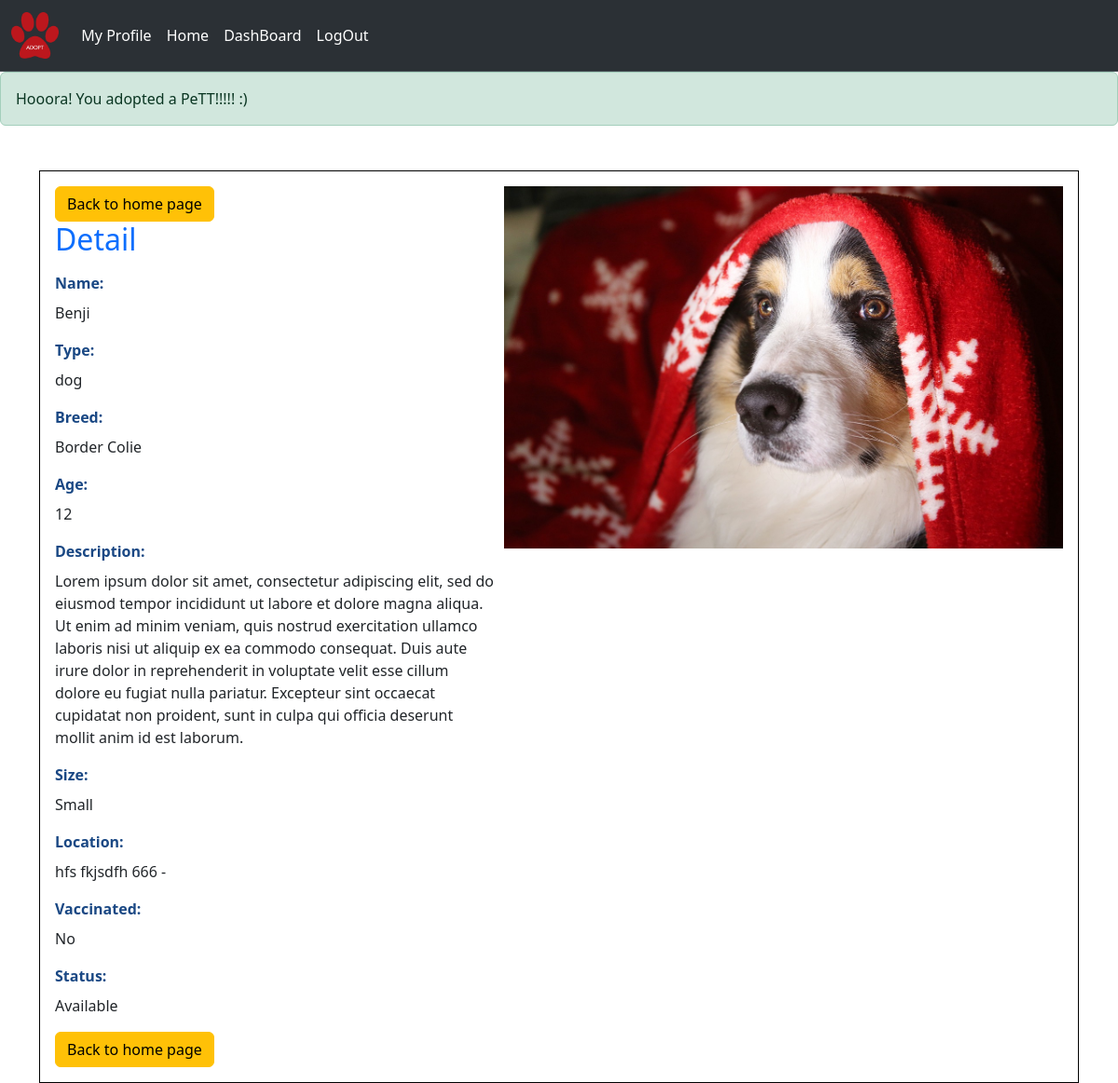
Screenshot of /detail.php?pet_id=5 (signed in) with the database file from the repository.
### tables this page shows
CREATE TABLE `animal` (
  `id` int(11) NOT NULL,
  `name` varchar(255) NOT NULL,
  `picture` varchar(255) NOT NULL,
  `location` varchar(255) NOT NULL,
  `description` varchar(1000) NOT NULL,
  `size` enum('Small','Medium','Large') DEFAULT 'Small',
  `age` smallint(6) DEFAULT NULL,
  `vaccinated` enum('Yes','No') DEFAULT 'Yes',
  `status` enum('Adopted','Available') DEFAULT 'Available',
  `type` varchar(100) DEFAULT NULL,
  `breed` varchar(100) DEFAULT NULL
);

### public/functions.php (called while the page is built, shortened)
<?php
function retreive_form_database($connect ,$sql) {
    $result = mysqli_query($connect , $sql);
    $row = mysqli_fetch_assoc($result);
    if (mysqli_num_rows($result) > 0) {
        return $row;
    }
    return false;
}
?>

### detail.php (the view, shortened to what this page needs)
<?php
    if (!isset($_SESSION['adm']) && !isset($_SESSION['user'])) {
            header( "Location: login.php" );
    } else if (isset($_SESSION['user'])) {
        $user_id = $_SESSION['user'];
    } elseif (isset($_SESSION['adm']) ) {
        $user_id = $_SESSION['adm'];
    }
    require_once "public/db_connect.php";
    include_once "public/functions.php";
    $pet_id = 0;
    $layout = "";
    if (isset($_GET['adoption'])) {
        if ($_GET['adoption'] == "yes") {
            $adoption = True;
        }
    } else if (isset($_GET['pet_id'])) {
        $pet_id = intval($_GET['pet_id']);
    }
    if (isset($_GET['pet_id']))  {
        $sql = "INSERT INTO `pet_adoption`(`user_id`, `pet_id`, `adoption_date`) VALUES ($user_id,$pet_id,NOW())";
        if (mysqli_query($connect, $sql)) {
            $sql ="UPDATE `animal` SET `status`='Adopted' WHERE id =".$pet_id;
            if (mysqli_query($connect, $sql)) {
                $layout .= "<div class='alert alert-success' role='alert'>
                Hooora! You adopted a PeTT!!!!! :)
                </div>";
            } else {
            $layout .= "<div class='alert alert-danger' role='alert'>
            Try Again Later....:(! ,
            </div>";
            header("refresh : 3 , url = home.php");
            }
        } else {
            $layout .= "<div class='alert alert-danger' role='alert'>
            Try Again Later....:(!
            </div>";
            header("refresh : 3 , url = home.php");
        }
    }
    $name = $name_error = $breed = $breed_error = $age = $age_error ="";
    $type = $type_error = $description = $description_error = $location = $location_error = "";
    $sql = "select * from animal where id =". $pet_id;
    $row = retreive_form_database($connect ,$sql);
    if ($row) {
        $name = $row['name'];
        $breed = $row['breed'];
        $age = $row['age'];
        $type = $row['type'];
        $size = $row['size'];
        $description = $row['description'];
        $location = $row['location'];
        $vaccinated = $row['vaccinated'];
        $status = $row['status'];
        $picture = $row['picture'];
    }
?>
<!DOCTYPE html>
<html lang="en">
<head>
    <link rel="stylesheet" href="css/main.css">
    <link href="https://cdn.jsdelivr.net/npm/bootstrap@5.3.0/dist/css/bootstrap.min.css"  rel="stylesheet">
</head>
<body>
    <?php
        include  "public/navbar.php";
    ?>
    <?= $layout ?>
    <div class="container mt-5">
    <div class="grid-container border border-black p-3">
    <div>
            <a href="home.php" class="btn btn-warning">Back to home page</a>
            <div>
                <h2 class="text-primary">Detail</h2>
            </div>
            <div class="mb-3 mt-3 w-90">
                <label for="name" class= "form-label">Name: </label><br><?=$name ?>
            </div>
            <div class="mb-3 w-90">
                <label for="type" class="form-label">Type: </label><br><?=$type ?>
            </div>
            <div class="mb-3 w-90">
                <label for="breed" class="form-label">Breed: </label><br><?=$breed ?>
            </div>
            <div class="mb-3 w-90">
                <label for="age" class="form-label">Age:</label><br><?=$age ?>
            </div>
            <div class="mb-3 mt-3 w-90">
                <label for="description" class= "form-label">Description:</label><br><?=$description ?>
            </div>
            <div class="mb-3 w-90">
                <label for="size" class="form-label">Size:</label><br><?=$size ?>
            </div>
            <div class="mb-3 mt-3 w-90">
                <label for="location" class= "form-label">Location:</label><br><?=$location ?>
            </div>
            <div class="mb-3 mt-3 w-90">
                <label for="vaccinated" class= "form-label">Vaccinated:</label><br><?=$vaccinated ?>
            </div>
            <div class="mb-3 mt-3 w-90">
                <label for="vaccinated" class= "form-label">Status:</label><br><?=$status ?>
            </div>
            <a href="home.php" class="btn btn-warning">Back to home page</a>
    </div>
    <div>
        <div class="mb-3 d-flex justify-content-center ">
            <img src="picture_animal/<?= $picture ?>" class="home_pic" >
        </div>
    </div>
    </div>
    </div>
</body>
</html>

### CSS/main.css (style rules this page uses)
body,html { padding : 0px; margin: 0px; box-sizing: border-box; }
.home_pic { width: 600px; }
.grid-container { display: grid; grid-template-columns: auto auto ; grid-gap: 10px; }
.form-label { font-weight: bold; color:rgb(26, 72, 132) }

### rows the page displays
animal: name "Benji", type "dog", breed "Border Colie", age "12", description "Lorem ipsum dolor sit amet, consectetur adipiscing elit, sed do eiusmod tempor incididunt ut labore et dolore magna aliqua. Ut enim ad minim veniam, quis nostrud exercitation ullamco laboris nisi ut aliquip ex ea commodo consequat. Duis aute irure dolor in reprehenderit in voluptate velit esse cillum dolore eu fugiat nulla pariatur. Excepteur sint occaecat cupidatat non proident, sunt in culpa qui officia deserunt mollit anim id est laborum.", size "Small", location "hfs fkjsdfh 666 -", vaccinated "No", status "Available", picture (picture)
